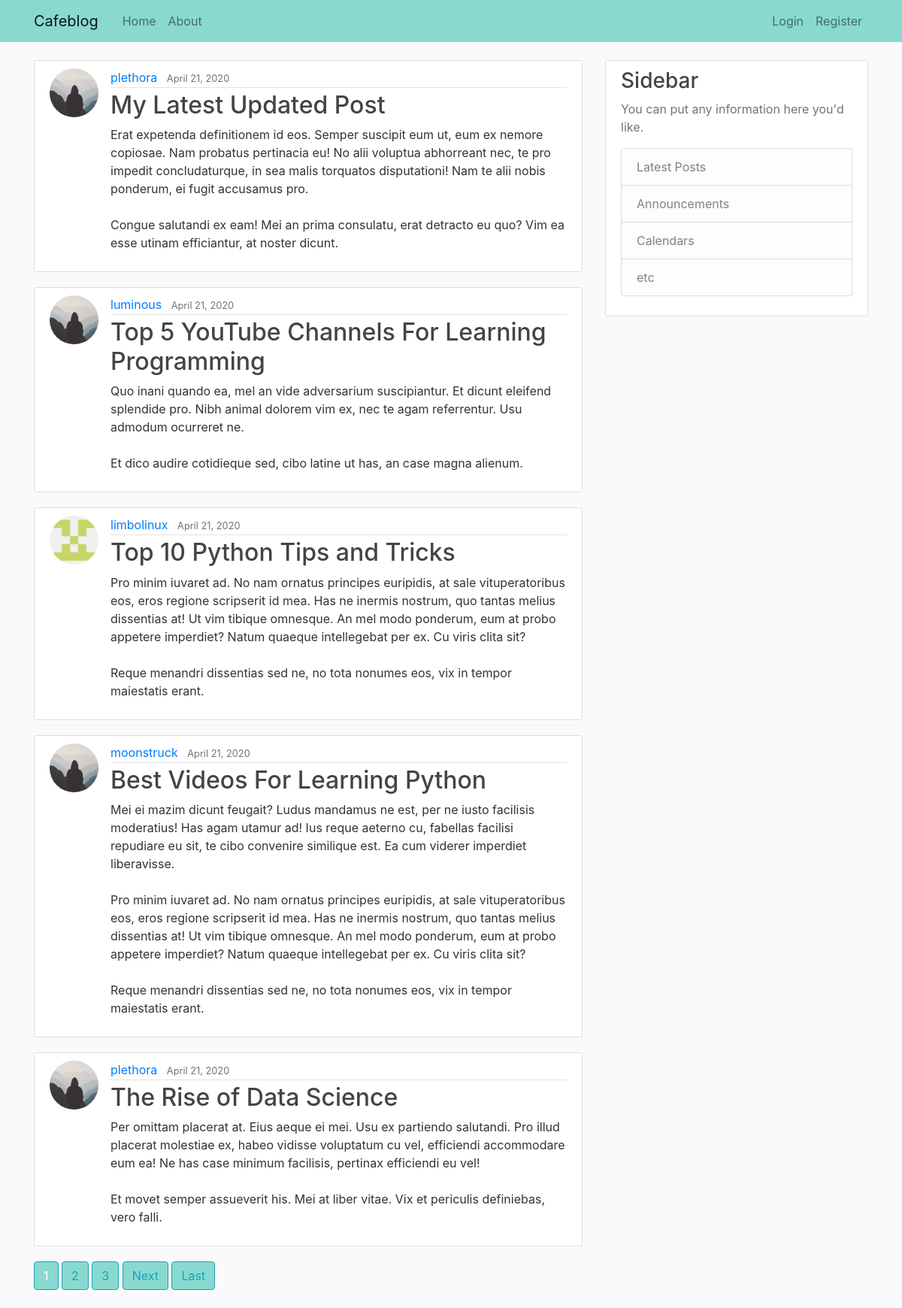
Before: / with the older database file.
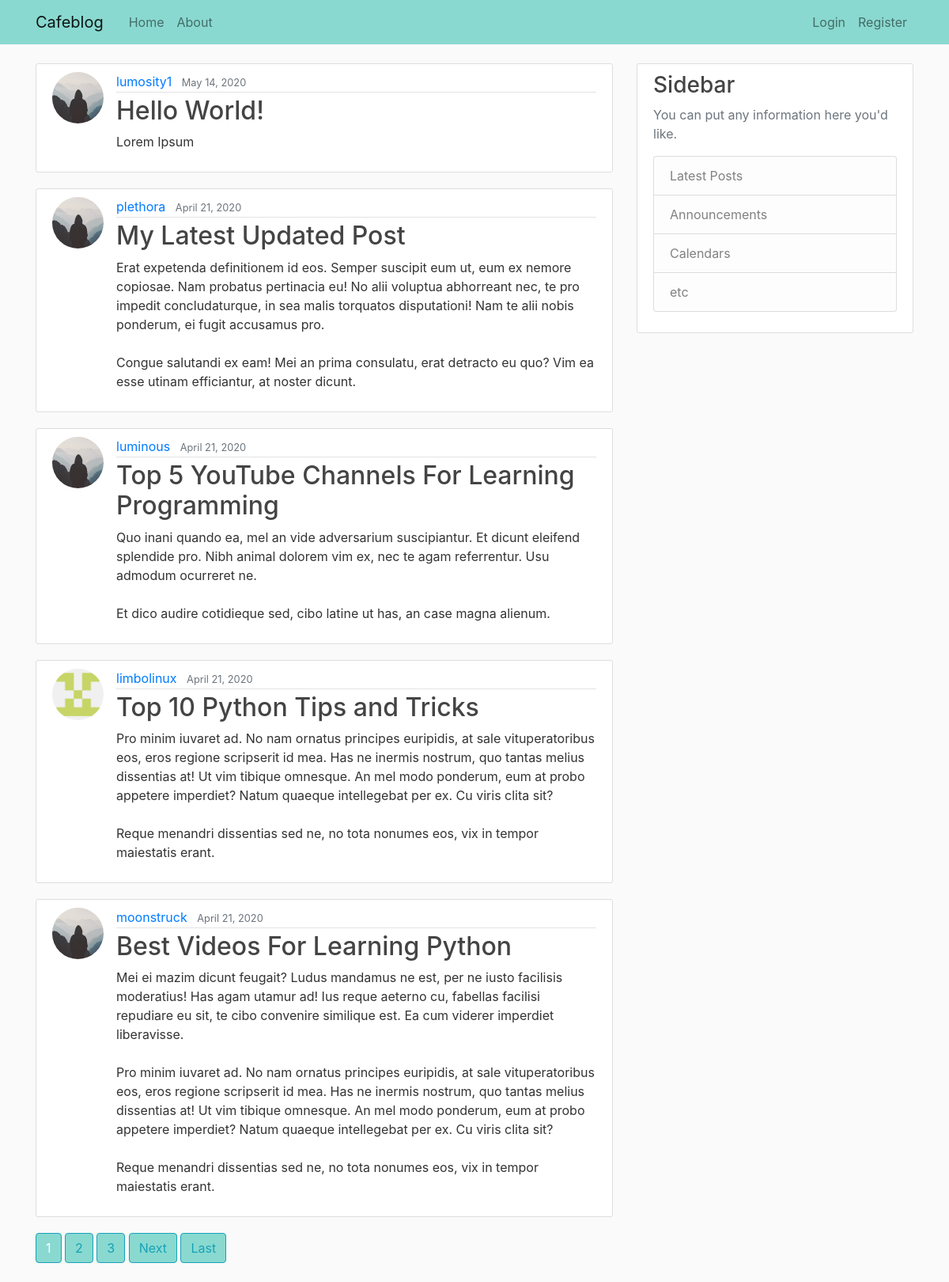
After: the same page with the newer database file.
### blog/models.py (models this page shows, shortened)
class Post(models.Model):
    title = models.CharField(max_length=100)
    content = models.TextField()
    date_posted = models.DateTimeField(default=timezone.now)
    author = models.ForeignKey(User, on_delete=models.CASCADE)
    image = models.ImageField(default='default.jpg', upload_to='blog_images')

### users/models.py (models this page shows, shortened)
class Profile(models.Model):
    user = models.OneToOneField(User, on_delete=models.CASCADE)
    image = models.ImageField(default='default.jpg', upload_to='profile_pics')

### blog/views.py (the view)
# urls.py: path('', PostListView.as_view(), name='blog-home'),
class PostListView(ListView):
    model = Post
    template_name = 'blog/home.html' # <app>/<model>_<viewtype>.html
    context_object_name = 'posts'
    ordering = ['-date_posted']
    paginate_by = 5

### blog/templates/blog/home.html (shortened to what this page needs)
{% extends "blog/base.html" %}
{% block content %}
    {% for post in posts %}
        <article class="media content-section">
          <img class="rounded-circle article-img" src="{{ post.author.profile.image.url }}">
          <div class="media-body">
            <div class="article-metadata">
              <a class="mr-2" href="{% url 'user-posts' post.author.username %}" ">{{ post.author }}</a>
              <small class="text-muted">{{ post.date_posted|date:"F d, Y" }}</small>
            </div>
            <h2><a class="article-title" href="{% url 'post-detail' post.id %}">{{ post.title }}</a></h2>
            <p class="article-content">{{ post.content }}</p>
          </div>
        </article>
    {% endfor %}
    {% if is_paginated %}
      {% for num in page_obj.paginator.page_range %}
        {% if page_obj.number == num %}
          <a class="btn btn-info mb-4" style="background-color: #89d9d0;" href="?page={{ num }}">{{ num }}</a>
        {% elif num > page_obj.number|add:'-3' and num < page_obj.number|add:'3' %}
          <a class="btn btn-outline-info mb-4" style="background-color: #89d9d0;" href="?page={{ num }}">{{ num }}</a>
        {% endif %}
      {% endfor %}
      {% if page_obj.has_next %}
        <a class="btn btn-outline-info mb-4" style="background-color: #89d9d0;" href="?page={{ page_obj.next_page_number }}">Next</a>
        <a class="btn btn-outline-info mb-4" style="background-color: #89d9d0;" href="?page={{ page_obj.paginator.num_pages }}">Last</a>
      {% endif %}
    {% endif %}
{% endblock content %}

Changed rows visible on the page:
no longer on this page (row unchanged): Post: author.profile.image (placeholder picture), author "plethora", date_posted "April 21, 2020", title "The Rise of Data Science", content "Per omittam placerat at. Eius aeque ei mei. Usu ex partiendo salutandi. Pro illud placerat molestiae ex, habeo vidisse voluptatum cu vel, efficiendi accommodare eum ea! Ne has case minimum facilisis, pertinax efficiendi eu vel! Et movet semper assueverit his. Mei at liber vitae. Vix et periculis definiebas, vero falli."
added Post: author.profile.image (placeholder picture), author "lumosity1", date_posted "May 14, 2020", title "Hello World!", content "Lorem Ipsum"
